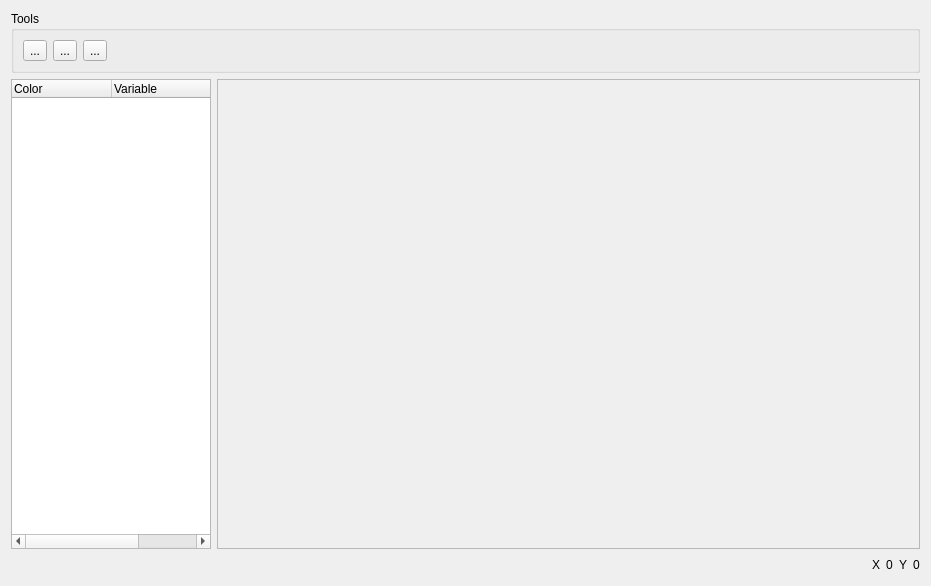
<?xml version="1.0" encoding="UTF-8"?>
<ui version="4.0">
 <class>ScopeView</class>
 <widget class="QWidget" name="ScopeView">
  <property name="geometry">
   <rect>
    <x>0</x>
    <y>0</y>
    <width>931</width>
    <height>586</height>
   </rect>
  </property>
  <property name="windowTitle">
   <string>Scope</string>
  </property>
  <layout class="QVBoxLayout" name="verticalLayout">
   <item>
    <widget class="QGroupBox" name="groupBox">
     <property name="minimumSize">
      <size>
       <width>0</width>
       <height>0</height>
      </size>
     </property>
     <property name="maximumSize">
      <size>
       <width>16777215</width>
       <height>80</height>
      </size>
     </property>
     <property name="autoFillBackground">
      <bool>false</bool>
     </property>
     <property name="title">
      <string>Tools</string>
     </property>
     <property name="flat">
      <bool>false</bool>
     </property>
     <property name="checkable">
      <bool>false</bool>
     </property>
     <layout class="QHBoxLayout" name="horizontalLayout_2">
      <item>
       <widget class="QToolButton" name="toolButton">
        <property name="text">
         <string>...</string>
        </property>
       </widget>
      </item>
      <item>
       <widget class="QToolButton" name="toolButton_2">
        <property name="text">
         <string>...</string>
        </property>
       </widget>
      </item>
      <item>
       <widget class="QToolButton" name="toolButton_3">
        <property name="text">
         <string>...</string>
        </property>
       </widget>
      </item>
      <item>
       <spacer name="horizontalSpacer">
        <property name="orientation">
         <enum>Qt::Horizontal</enum>
        </property>
        <property name="sizeHint" stdset="0">
         <size>
          <width>40</width>
          <height>20</height>
         </size>
        </property>
       </spacer>
      </item>
     </layout>
    </widget>
   </item>
   <item>
    <layout class="QHBoxLayout" name="horizontalLayout">
     <item>
      <widget class="QTreeWidget" name="m_treeWidget">
       <property name="sizePolicy">
        <sizepolicy hsizetype="Fixed" vsizetype="Expanding">
         <horstretch>0</horstretch>
         <verstretch>0</verstretch>
        </sizepolicy>
       </property>
       <property name="maximumSize">
        <size>
         <width>200</width>
         <height>16777215</height>
        </size>
       </property>
       <property name="autoFillBackground">
        <bool>false</bool>
       </property>
       <property name="textElideMode">
        <enum>Qt::ElideRight</enum>
       </property>
       <property name="uniformRowHeights">
        <bool>true</bool>
       </property>
       <column>
        <property name="text">
         <string>Color</string>
        </property>
       </column>
       <column>
        <property name="text">
         <string>Variable</string>
        </property>
       </column>
       <column>
        <property name="text">
         <string notr="true">Action</string>
        </property>
       </column>
      </widget>
     </item>
     <item>
      <widget class="QFrame" name="m_frame">
       <property name="frameShape">
        <enum>QFrame::StyledPanel</enum>
       </property>
       <property name="frameShadow">
        <enum>QFrame::Raised</enum>
       </property>
      </widget>
     </item>
    </layout>
   </item>
   <item>
    <layout class="QHBoxLayout" name="horizontalLayout_3">
     <item>
      <spacer name="horizontalSpacer_2">
       <property name="orientation">
        <enum>Qt::Horizontal</enum>
       </property>
       <property name="sizeHint" stdset="0">
        <size>
         <width>40</width>
         <height>20</height>
        </size>
       </property>
      </spacer>
     </item>
     <item>
      <widget class="QLabel" name="label_2">
       <property name="text">
        <string>X</string>
       </property>
      </widget>
     </item>
     <item>
      <widget class="QLabel" name="m_labelX">
       <property name="text">
        <string>0</string>
       </property>
      </widget>
     </item>
     <item>
      <widget class="QLabel" name="label">
       <property name="text">
        <string>Y</string>
       </property>
      </widget>
     </item>
     <item>
      <widget class="QLabel" name="m_labelY">
       <property name="text">
        <string>0</string>
       </property>
      </widget>
     </item>
    </layout>
   </item>
  </layout>
 </widget>
 <resources/>
 <connections/>
</ui>
